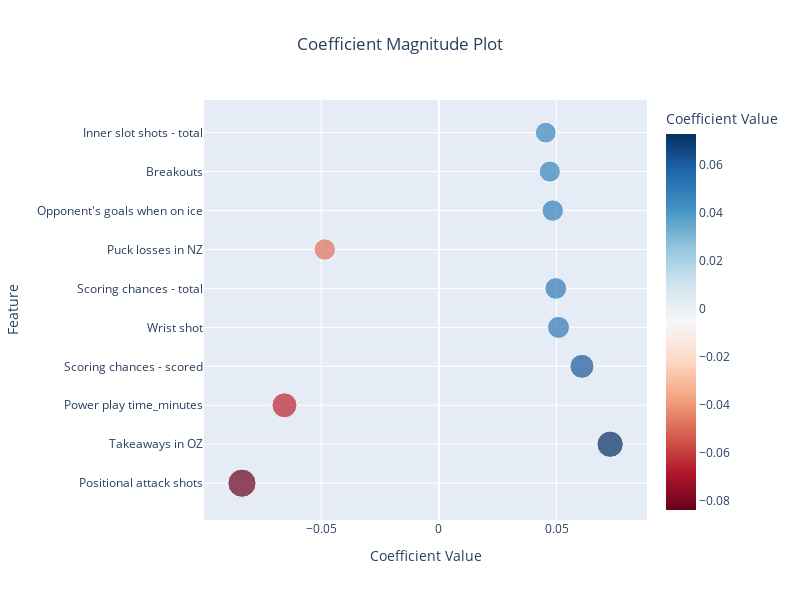

Notebook code for this chart:
### Code cell
# Create a Coefficient Magnitude Plot
top_coef_df['Magnitude'] = top_coef_df['Coefficient'].abs()

fig = px.scatter(
    top_coef_df,
    x='Coefficient',
    y='Feature',
    size='Magnitude',
    color='Coefficient',
    hover_data=['Coefficient', 'Magnitude'],
    title='Coefficient Magnitude Plot',
    labels={'Coefficient': 'Coefficient Value', 'Feature': 'Feature'},
    color_continuous_scale=px.colors.diverging.RdBu
)

fig.update_layout(
    xaxis_title="Coefficient Value",
    yaxis_title="Feature",
    title_x=0.5,
    height=600,
    width=800
)

fig.show()

### Figure 1 — Plotly figure (JSON) as saved in the notebook; plotly's stock layout.template omitted (floating-point values rounded to 4 significant figures)
{"data": [{"customdata": [[0.0837], [0.07278], [0.06564], [0.06081], [0.05086], [0.0497], [0.0485], [0.04839], [0.04716], [0.04544]], "hovertemplate": "Coefficient Value=%{marker.color}<br>Feature=%{y}<br>Magnitude=%{customdata[0]}<extra></extra>", "legendgroup": "", "marker": {"color": [-0.0837, 0.07278, -0.06564, 0.06081, 0.05086, 0.0497, -0.0485, 0.04839, 0.04716, 0.04544], "coloraxis": "coloraxis", "size": [0.0837, 0.07278, 0.06564, 0.06081, 0.05086, 0.0497, 0.0485, 0.04839, 0.04716, 0.04544], "sizemode": "area", "sizeref": 0.0002093, "symbol": "circle"}, "mode": "markers", "name": "", "orientation": "h", "showlegend": false, "type": "scatter", "x": [-0.0837, 0.07278, -0.06564, 0.06081, 0.05086, 0.0497, -0.0485, 0.04839, 0.04716, 0.04544], "xaxis": "x", "y": ["Positional attack shots", "Takeaways in OZ", "Power play time_minutes", "Scoring chances - scored", "Wrist shot", "Scoring chances - total", "Puck losses in NZ", "Opponent's goals when on ice", "Breakouts", "Inner slot shots - total"], "yaxis": "y"}], "layout": {"coloraxis": {"colorbar": {"title": {"text": "Coefficient Value"}}, "colorscale": [[0, "rgb(103,0,31)"], [0.1, "rgb(178,24,43)"], [0.2, "rgb(214,96,77)"], [0.3, "rgb(244,165,130)"], [0.4, "rgb(253,219,199)"], [0.5, "rgb(247,247,247)"], [0.6, "rgb(209,229,240)"], [0.7, "rgb(146,197,222)"], [0.8, "rgb(67,147,195)"], [0.9, "rgb(33,102,172)"], [1, "rgb(5,48,97)"]]}, "height": 600, "legend": {"itemsizing": "constant", "tracegroupgap": 0}, "title": {"text": "Coefficient Magnitude Plot", "x": 0.5}, "width": 800, "xaxis": {"anchor": "y", "domain": [0, 1], "title": {"text": "Coefficient Value"}}, "yaxis": {"anchor": "x", "domain": [0, 1], "title": {"text": "Feature"}}}}
